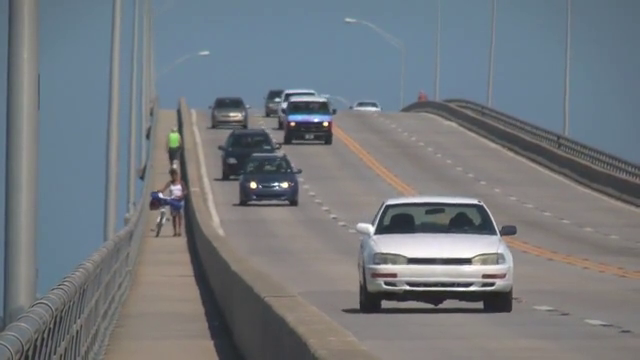
#> input picture frame 91 of seminars/seminar_09/data/slow_traffic_small.mp4, 640 x 360 px
$ jupyter execute Seminar_9.ipynb   (shell and % lines are left out)   (older library calls are emulated)
#> lines starting #> are read from the running program, lines starting #| are printed output that depends on the picture
# Семинар 9 - Методы построения оптического потока по последовательности изображений

**Этот семинар содержит оцениваемое домашнее задание**

***

Источник - https://habr.com/ru/post/201406/

$\textbf{Task statement}$: Оптический поток (ОП) – изображение видимого движения, представляющее собой сдвиг каждой точки (пикселя) между двумя изображениями.

По сути, он представляет собой поле скоростей. Суть ОП в том, что для каждой точки изображения $I_{t_0} (\vec{r})$ находится такой вектор сдвига $\delta \vec{r}$, чтобы было соответсвие между исходной точкой и точкой на следущем фрейме $I_{t_1} (\vec{r} + \delta \vec{r})$. В качестве метрики соответвия берут близость интенсивности пикселей, беря во внимание маленькую разницу по времени между кадрами: $\delta{t} = t_{1} - t_{0}$. В более точных методах точку можно привязывать к объекту на основе, например, выделения ключевых точек, а также считать градиенты вокруг точки, лапласианы и проч.

$\textbf{For what}$: Определение собственной скорости, Определение локализации, Улучшение методов трекинга объектов, сегментации, Детектирование событий, Сжатие видеопотока и проч.

Разделяют 2 вида оптического потока - плотный (dense) [Farneback method, neural nets], работающий с целым изображением, и выборочный (sparse) [Lucas-Kanade method], работающий с ключевыми точками

[cell 1]
# !wget https://www.bogotobogo.com/python/OpenCV_Python/images/mean_shift_tracking/slow_traffic_small.mp4 -O data/slow_traffic_small.mp4

[cell 2]
import cv2
from tqdm import tqdm
import numpy as np
import matplotlib.pyplot as plt
import IPython

## Lucas-Kanade (sparse)

Пусть $I_{1} = I(x, y, t_{1})$ интенсивность в некоторой точке (x, y) на первом изображении (т. е. в момент времени t). На втором изображении эта точка сдвинулась на (dx, dy), при этом прошло время dt, тогда $I_{2} = I(x + dx, y + dx, t_{1} + dt) \approx I_{1} + I_{x}dx + I_{y}dy +  I_{t}dt$. Из постановки задачи следует, что интенсивность пикселя не изменилась, тогда $I_{1} = I_{2}$. Далее определяем $dx, dy$.

Самое простое решение проблемы – алгоритм Лукаса-Канаде. У нас же на изображении объекты размером больше 1 пикселя, значит, скорее всего, в окрестности текущей точки у других точек будут примерно такие же сдвиги. Поэтому мы возьмем окно вокруг этой точки и минимизируем (по МНК) в нем суммарную погрешность с весовыми коэффициентами, распределенными по Гауссу, то есть так, чтобы наибольший вес имели пиксели, ближе всего находящиеся к исследуемому.

**Полезные материалы:**
- цикл видео-лекций от First Principles of Computer Vision, посвященный Optical Flow и алгоритму Lucas-Kanade: https://youtube.com/playlist?list=PL2zRqk16wsdoYzrWStffqBAoUY8XdvatV

### Вопрос 1

Перечислите три основных предположения, на которых базируется метод Lucas-Kanade. Почему каждое из них важно для корректной работы алгоритма?

**Ответ:**

1. Непрерывность яркости – чтобы записать уравнение связи и аппроксимировать его разложением в ряд Тейлора.
2. Малое смещение, чтобы можно было разложить только до первого порядка.
3. Гладкость смещений, т.е. у соседних точек близкие скорости. Уравнение дает нам скалярную связь по двум неизвестным, поэтому Лукас-Канаде собирает информацию по небольшим окнам. Если внутри окна резко меняется поток, то решение будет неустойчивым или потеряет в точности.

### Вопрос 2

Объясните, зачем нужен пирамидальный подход в алгоритме Lucas-Kanade. Какую проблему он решает и как именно?

**Ответ:**

Если у нас большое смещение пикселей за кадр, линейная модель даст ошибку. Поэтому мы последовательно понижаем разрешение изображения, чтобы на каком-то уровне большое смещение стало маленьким, и алгоритм начал работать корректно. На "грубых" уровнях пирамиды получается начальная оценка, она растягивается, и уточняется на уровень ниже. Такая процедура обеспечивает устойчивость алгоритма и покрытие разных масштабов и скоростей перемещений.

### Вопрос 3

С какими проблемами может столкнуться алгоритм Lucas-Kanade при отслеживании точек на видео? Назовите минимум три ограничения.

**Ответ:**

1. Нарушение работы вследствие быстрого перемещения объектов, резкого изменения яркости вследствие бликов, мерцаний, появления теней.
2. Отслеживание "шумовых" объектов – снег, вода, артефакты видеозаписи.
3. Перекрытие объектов – если один объект закрывает отслеживаемую точку другого, то он может ее "перехватить".

### Задание 1

Напишите реализацию Лукаса-Канаде c помощью numpy и cv2. Сравните с реализацией `cv2.calcOpticalFlowPyrLK`.

[cell 3]
def build_image_pyramid(image, num_levels, scale_factor=0.5):
    """
    Создаёт пирамиду изображений с уменьшающимся разрешением.

    Аргументы:
        image: Исходное изображение (одноканальное, grayscale)
        num_levels: Количество уровней пирамиды
        scale_factor: Коэффициент масштабирования между соседними уровнями

    Возвращает:
        Список изображений [image_level_0, image_level_1, ..., image_level_n-1], где:
        - image_level_0 - исходное изображение
        - Каждый следующий уровень уменьшен относительно предыдущего в scale_factor раз

    Примечание:
        - Используйте cv2.resize с интерполяцией cv2.INTER_LINEAR для уменьшения размера
        - Первым элементом списка должна быть копия исходного изображения
    """
    pyramid = [image.copy()]
    resized = pyramid[0]
    for i in range(1, num_levels):
        h, w = resized.shape[:2]
        new_size = (max(1, int(w * scale_factor)), max(1, int(h * scale_factor)))
        resized = cv2.resize(resized, new_size, interpolation=cv2.INTER_LINEAR)
        pyramid.append(resized)
    return pyramid

def compute_image_gradients(image):
    """
    Вычисляет пространственные градиенты изображения.

    Аргументы:
        image: Входное изображение (одноканальное, grayscale)

    Возвращает:
        Кортеж (Ix, Iy), где Ix и Iy - градиенты по x и y соответственно

    Примечание:
        - Используйте фильтр Собеля (cv2.Sobel) с ksize=3
        - Используйте тип данных cv2.CV_64F для более точных вычислений
    """
    Ix = cv2.Sobel(image, cv2.CV_64F, 1, 0, ksize=3)
    Iy = cv2.Sobel(image, cv2.CV_64F, 0, 1, ksize=3)
    return Ix, Iy

def compute_lk_optical_flow_point(Ix, Iy, It, window_size=5):
    """
    Вычисляет оптический поток по методу Lucas-Kanade для одного окна.

    Аргументы:
        Ix: Градиент изображения по x
        Iy: Градиент изображения по y
        It: Временной градиент (разница между кадрами)
        window_size: Размер окна для вычисления (нечетное число)

    Возвращает:
        Кортеж (u, v) компонентов вектора потока или (None, None) если решение ненадежное

    Примечание:
        - Создайте окно для градиентов, выбрав центральный пиксель и окно размером window_size x window_size
        - Вычислите сумму произведений градиентов для формирования матрицы A:
          A = [[sum(Ix*Ix), sum(Ix*Iy)], [sum(Ix*Iy), sum(Iy*Iy)]]
        - Проверьте обусловленность матрицы A через собственные значения
        - Если минимальное собственное значение меньше порога (например, 1e-4), верните (None, None)
        - Сформируйте вектор b: [-sum(Ix*It), -sum(Iy*It)]
        - Решите систему уравнений A * [u, v] = b
        - Обработайте возможное исключение np.linalg.LinAlgError
    """
    A = np.array([np.sum(Ix * Ix), np.sum(Ix * Iy), np.sum(Ix * Iy), np.sum(Iy * Iy)]).reshape(2, 2)
    b = -np.array([np.sum(Ix * It), np.sum(Iy * It)])

    try:
        eig = np.linalg.eig(A)[0]
        if np.min(eig) < 1e-4:
            return None, None

        flow = np.linalg.solve(A, b)
        return flow[0], flow[1]

    except np.linalg.LinAlgError:
        return None, None

def compute_lk_optical_flow_for_patch(prev_patch, curr_patch, window_size=5):
    """
    Вычисляет оптический поток для патча изображения.

    Аргументы:
        prev_patch: Патч из предыдущего кадра
        curr_patch: Соответствующий патч из текущего кадра
        window_size: Размер окна для LK

    Возвращает:
        Кортеж (u, v) компонентов вектора потока для центра патча

    Примечание:
        - Вычислите пространственные градиенты prev_patch с помощью compute_image_gradients
        - Вычислите временной градиент как разность патчей: It = curr_patch - prev_patch
        - Используйте функцию compute_lk_optical_flow_point для вычисления вектора потока
    """
    Ix, Iy = compute_image_gradients(prev_patch)
    It = (curr_patch - prev_patch).astype(np.float64)
    return compute_lk_optical_flow_point(Ix, Iy, It, window_size)


def track_point_with_pyramid_lk(prev_pyramid, curr_pyramid, point, window_size=15, max_iterations=10, epsilon=0.01):
    """
    Отслеживает точку между кадрами с использованием пирамидального LK.

    Аргументы:
        prev_pyramid: Пирамида предыдущего кадра (список изображений)
        curr_pyramid: Пирамида текущего кадра (список изображений)
        point: Координаты отслеживаемой точки (x, y) на исходном изображении
        window_size: Размер окна для LK
        max_iterations: Максимальное количество итераций для уточнения каждого уровня
        epsilon: Порог для остановки итераций

    Возвращает:
        Кортеж (new_x, new_y) - новые координаты точки на текущем кадре
        или None если отслеживание неуспешно

    Примечание:
        - Начните обработку с верхнего уровня пирамиды (самое маленькое изображение)
        - Масштабируйте исходную точку для соответствия размеру изображения верхнего уровня
        - Для каждого уровня пирамиды (от верхнего к нижнему):
            1. Масштабируйте общее смещение в 2 раза при переходе на уровень ниже
            2. Пересчитайте позицию точки с учетом масштаба текущего уровня
            3. Примените итеративное уточнение позиции с помощью LK:
                a. Проверьте, что точка и окно вокруг неё находятся в границах изображения
                b. Извлеките патчи из предыдущего и текущего кадров
                c. Вычислите смещение с помощью compute_lk_optical_flow_for_patch
                d. Обновите позицию точки
                e. Остановите итерации, если смещение меньше epsilon
            4. Обновите общее смещение
        - Вычислите финальную позицию точки на исходном изображении
    """
    n = len(prev_pyramid)
    u, v = 0.0, 0.0
    x, y = point

    for lvl in reversed(range(n)):
        scale = 1.0 / (2 ** lvl)
        x_lvl = x * scale + u
        y_lvl = y * scale + v
        prev, curr = prev_pyramid[lvl], curr_pyramid[lvl]

        for _ in range(max_iterations):
            half_x, half_y, half_w = prev.shape[0] // 2, prev.shape[1] // 2, window_size // 2
            prev_win = prev[half_x-half_w:half_x+half_w+1, half_y-half_w:half_y+half_w+1]
            curr_win = curr[half_x-half_w:half_x+half_w+1, half_y-half_w:half_y+half_w+1]
            du, dv = compute_lk_optical_flow_for_patch(prev_win, curr_win, window_size)
            if du is None:
                return None

            x_lvl, y_lvl = x_lvl + du, y_lvl + dv
            if np.sum((du ** 2 + dv ** 2) ** 0.5) < epsilon:
                break
        u = x_lvl - x * scale
        v = y_lvl - y * scale
        u, v = u * 2, v * 2

    return (x + u / 2, y + v / 2)

def lucas_kanade_optical_flow(prev_frame, curr_frame, points,
                             window_size=15, num_pyramid_levels=3,
                             max_iterations=10, epsilon=0.01):
    """
    Вычисляет разреженный оптический поток методом Лукаса-Канаде.

    Аргументы:
        prev_frame: Предыдущий кадр (может быть цветным)
        curr_frame: Текущий кадр (может быть цветным)
        points: Список точек для отслеживания в формате [[x1, y1], [x2, y2], ...]
        window_size: Размер окна для LK
        num_pyramid_levels: Количество уровней в пирамиде изображений
        max_iterations: Максимальное количество итераций на каждом уровне
        epsilon: Порог сходимости для итераций

    Возвращает:
        Кортеж (new_points, status), где:
        - new_points: Массив новых позиций точек в формате [[x1, y1], [x2, y2], ...]
        - status: Массив статусов отслеживания (1 - успешно, 0 - неуспешно)

    Примечание:
        - Преобразуйте входные кадры в полутоновые, если они цветные
        - Нормализуйте изображения к диапазону [0, 1]
        - Создайте пирамиды изображений для обоих кадров
        - Для каждой точки из списка:
            1. Отследите её с помощью track_point_with_pyramid_lk
            2. Сохраните результат в new_points и отметьте статус в status
        - Если отслеживание точки не удалось, установите статус 0 и сохраните исходную точку
    """
    if prev_frame.ndim == 3:
        prev_frame = cv2.cvtColor(prev_frame, cv2.COLOR_BGR2GRAY)
        prev_frame = cv2.cvtColor(curr_frame, cv2.COLOR_BGR2GRAY)
    prev = prev_frame.astype(np.float64) / 255.0
    curr = prev_frame.astype(np.float64) / 255.0

    prev_pyramid = build_image_pyramid(prev, num_pyramid_levels)
    curr_pyramid = build_image_pyramid(curr, num_pyramid_levels)
    new_points, status = [], []

    for pt in points:
        res = track_point_with_pyramid_lk(
            prev_pyramid, curr_pyramid, pt,
            window_size, max_iterations, epsilon
        )
        new_points.append(pt if res is None else res)
        status.append(0 if res is None else 1)

    return np.array(new_points, dtype=np.float32), np.array(status, dtype=np.int32)

def demo_optical_flow(video_path='data/slow_traffic_small.mp4', output_path='output_my_LK.mp4'):
    """
    Демонстрация работы алгоритма на видео.

    Args:
        video_path: Путь к входному видео
        output_path: Путь для сохранения результата
    """
#> called with video_path = 'data/slow_traffic_small.mp4', output_path = 'output_my_LK.mp4'
    # Открываем видео
    cap = cv2.VideoCapture(video_path)

    # Получаем параметры видео
    length = int(cap.get(cv2.CAP_PROP_FRAME_COUNT))
    width = int(cap.get(cv2.CAP_PROP_FRAME_WIDTH))
    height = int(cap.get(cv2.CAP_PROP_FRAME_HEIGHT))
    fps = cap.get(cv2.CAP_PROP_FPS)

    # Настраиваем запись выходного видео
    fourcc = cv2.VideoWriter_fourcc(*'MP4V')
    out = cv2.VideoWriter(output_path, fourcc, fps, (width, height))

    # Параметры для обнаружения углов Shi-Tomasi
    feature_params = dict(
        maxCorners=100,
        qualityLevel=0.3,
        minDistance=7,
        blockSize=7
    )

    # Берем первый кадр и находим в нем углы
    ret, old_frame = cap.read()
#> old_frame is the input picture: shape (360, 640, 3); mean B, G, R 126.6, 121.2, 115.7
    old_gray = cv2.cvtColor(old_frame, cv2.COLOR_BGR2GRAY)
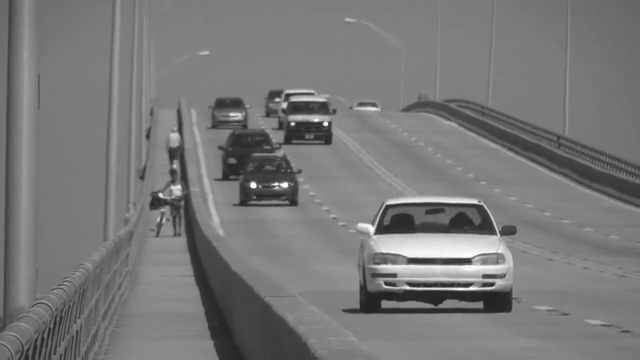
#> old_gray: shape (360, 640); min 30, max 255, mean 120.1
    p0 = cv2.goodFeaturesToTrack(old_gray, mask=None, **feature_params)
#> p0 = [[253, 185], [325, 123], [285, 184], [292, 123], [376, 232], [277, 185], [495, 233], [284, 105], [372, 226]]
    p0 = p0.reshape(-1, 2)  # Преобразуем в формат [[x1, y1], [x2, y2], ...]

    # Сохраняем изначальные точки для отслеживания через все видео
    initial_points = p0.copy()
#> initial_points has the same summary as p0

    # Создаем маску для рисования
    mask = np.zeros_like(old_frame)

    # Создаем случайные цвета для визуализации
    color = np.random.randint(0, 255, (len(p0), 3))
#> color = [[172, 47, 117], [192, 67, 251], [195, 103, 9], [211, 21, 242], [36, 87, 70], [216, 88, 140], [58, 193, 230], [39, 87, 174], [88, 81, 165]]

    from tqdm import tqdm
    for i in tqdm(range(length - 1)):  # -1 потому что первый кадр мы уже прочитали
        ret, frame = cap.read()

        if not ret:
            print('No frames grabbed!')
            break

        frame_gray = cv2.cvtColor(frame, cv2.COLOR_BGR2GRAY)

        # Вычисляем оптический поток с помощью нашей реализации
        p1, st = lucas_kanade_optical_flow(
            old_gray,
            frame_gray,
            p0,
            window_size=15,
            num_pyramid_levels=3
        )

        # Выбираем хорошие точки
        good_new = p1[st == 1]
        good_old = p0[st == 1]

        # Рисуем треки
        for i, (new, old) in enumerate(zip(good_new, good_old)):
            a, b = new
            c, d = old
            mask = cv2.line(mask, (int(a), int(b)), (int(c), int(d)), color[i % len(color)].tolist(), 2)
            frame = cv2.circle(frame, (int(a), int(b)), 5, color[i % len(color)].tolist(), -1)

        # Объединяем кадр и маску
        img = cv2.add(frame, mask)

        # Записываем результат
        out.write(img)

        # Обновляем предыдущий кадр
        old_gray = frame_gray.copy()

        # Обновляем точки, но только те, которые успешно отслежены
        p0[st == 1] = good_new
#> this loop made 30 passes
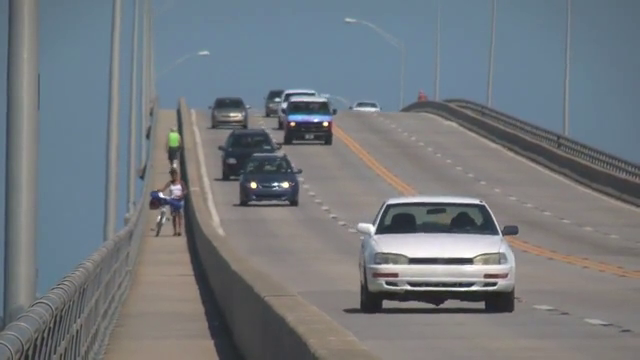
#> input picture frame 92 of seminars/seminar_09/data/slow_traffic_small.mp4, 640 x 360 px
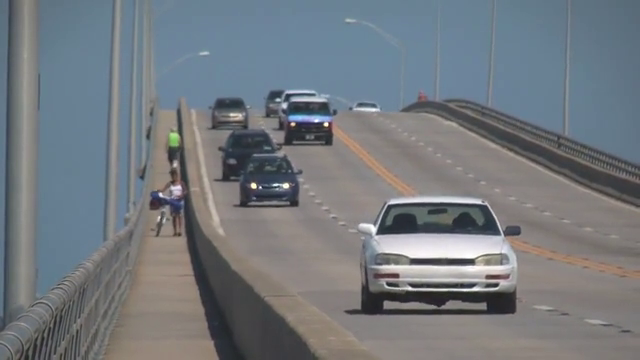
#> input picture frame 93 of seminars/seminar_09/data/slow_traffic_small.mp4, 640 x 360 px
#> pass 2, in demo_optical_flow, `frame_gray = cv2.cvtColor(frame, cv2.COLOR_BGR2GRAY)`:
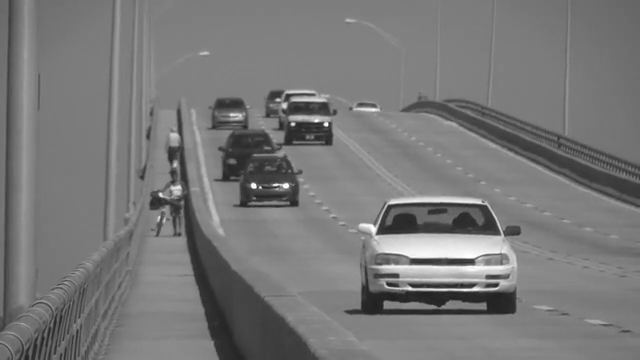
#> frame_gray: shape (360, 640); min 30, max 255, mean 120
#> after the loop:
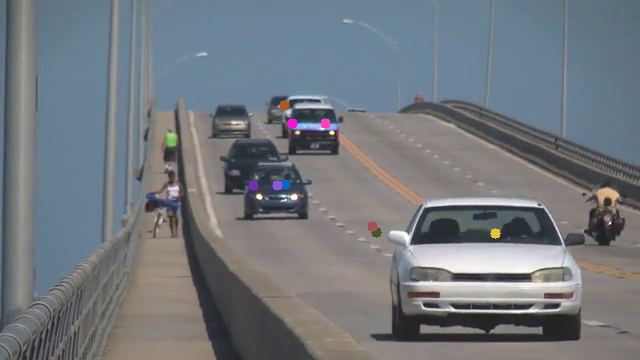
#> frame: shape (360, 640, 3); mean B, G, R 125.7, 119.9, 114.1
#> after the loop:
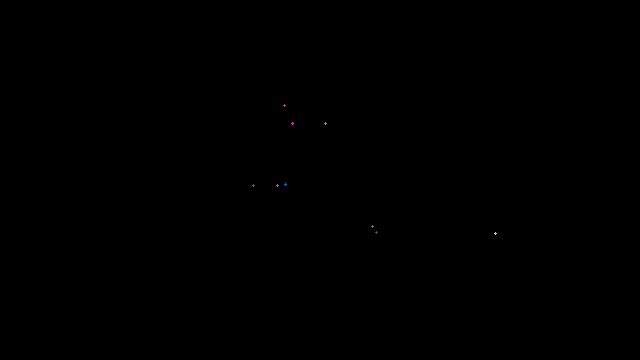
#> mask: shape (360, 640, 3); mean B, G, R 0, 0, 0
#> after the loop:
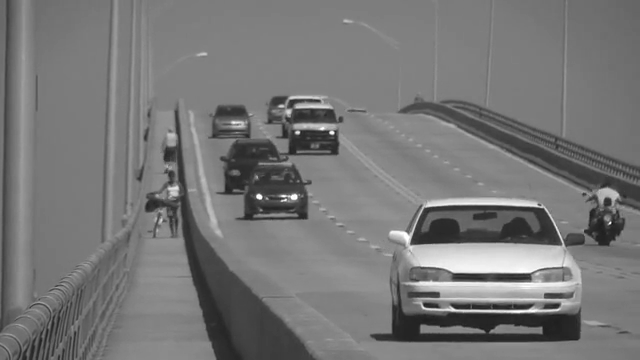
#> old_gray: shape (360, 640); min 17, max 255, mean 118.8

    # Освобождаем ресурсы
    cap.release()
    out.release()

    print(f"Результат сохранен в {output_path}")
    return output_path

$ run again, starting later in the video
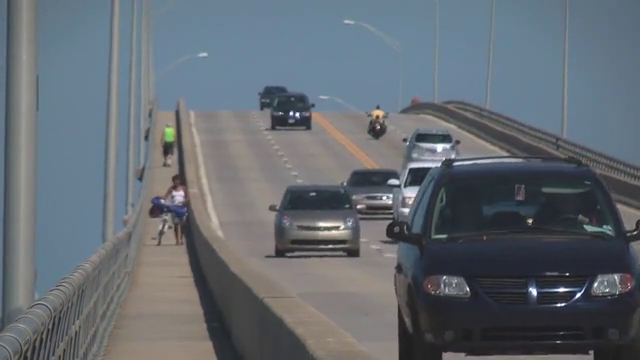
#> input picture frame 411 of seminars/seminar_09/data/slow_traffic_small.mp4, 640 x 360 px
#> in demo_optical_flow, old_frame is the input picture: shape (360, 640, 3); mean B, G, R 113.8, 106.6, 99.3
#> p0 = 17 rows, first 8: [294, 114], [531, 289], [385, 196], [529, 221], [341, 225], [400, 183], [439, 147], [407, 211]
#> initial_points has the same summary as p0
#> color = 17 rows, first 8: [172, 47, 117], [192, 67, 251], [195, 103, 9], [211, 21, 242], [36, 87, 70], [216, 88, 140], [58, 193, 230], [39, 87, 174]
#> the loop in demo_optical_flow, `for i in tqdm(range(length - 1)):` made 30 passes
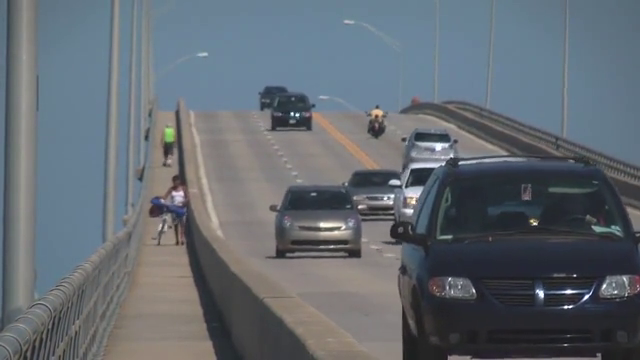
#> input picture frame 413 of seminars/seminar_09/data/slow_traffic_small.mp4, 640 x 360 px
#> after the loop in demo_optical_flow, `for i in tqdm(range(length - 1)):`:
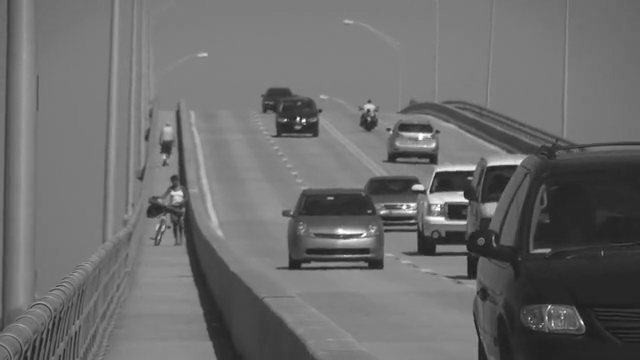
#> old_gray: shape (360, 640); min 19, max 255, mean 108.4

$ run again, starting later in the video
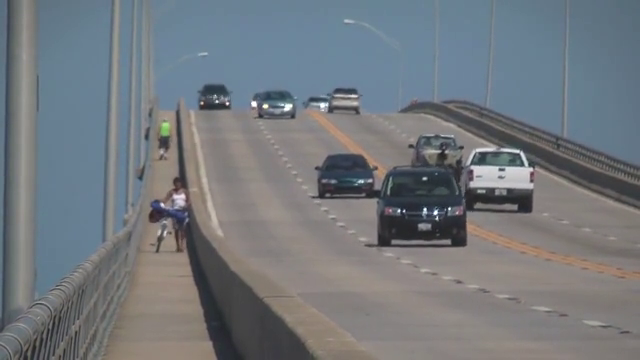
#> input picture frame 731 of seminars/seminar_09/data/slow_traffic_small.mp4, 640 x 360 px
#> in demo_optical_flow, old_frame is the input picture: shape (360, 640, 3); mean B, G, R 125.5, 120.3, 115.1
#> p0 = 21 rows, first 8: [435, 212], [265, 106], [401, 210], [254, 104], [425, 210], [448, 208], [326, 105], [228, 102]
#> initial_points has the same summary as p0
#> color = 21 rows, first 8: [172, 47, 117], [192, 67, 251], [195, 103, 9], [211, 21, 242], [36, 87, 70], [216, 88, 140], [58, 193, 230], [39, 87, 174]
#> the loop in demo_optical_flow, `for i in tqdm(range(length - 1)):` made 30 passes
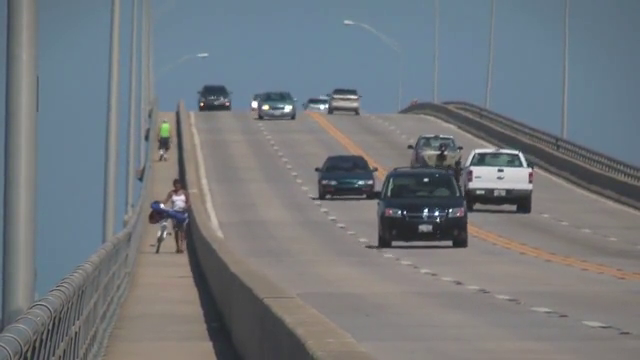
#> input picture frame 732 of seminars/seminar_09/data/slow_traffic_small.mp4, 640 x 360 px
#> after the loop in demo_optical_flow, `for i in tqdm(range(length - 1)):`:
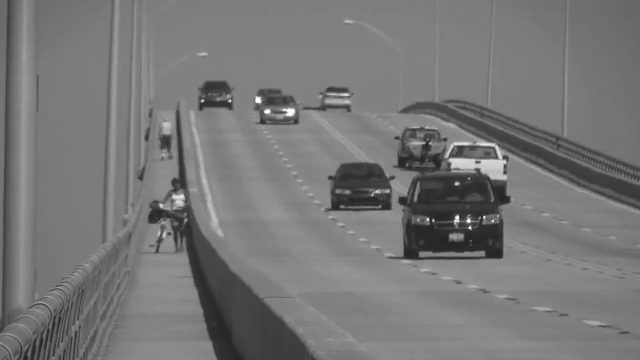
#> old_gray: shape (360, 640); min 30, max 255, mean 118.7
